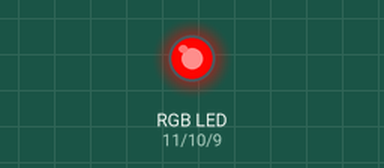
Recording of a sketch running on a simulated Arduino Uno, built with avr-gcc and run on an emulated ATmega328P. Shown: an RGB LED mixed from three pins (HIGH = lit). Dim RGB values are drawn brighter than linear.

Above: at 0.05 s.
At 1.35 s:
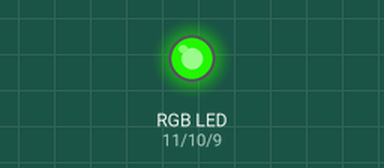
At 2.7 s:
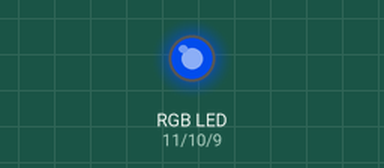
At 5.4 s:
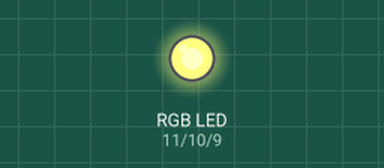
At 8.05 s:
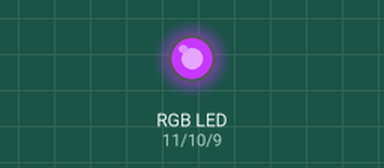
At 10.75 s:
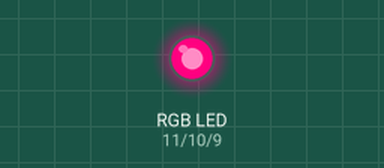
Timing chart, 0 to 14.0 s (numbered marks = the images above):
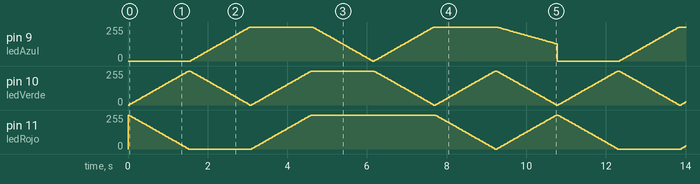

The sketch:

ColorTransition.ino
```cpp
int ledRojo = 11;
int ledVerde = 10;
int ledAzul = 9;

void setup() {
  pinMode(ledRojo, OUTPUT);
  pinMode(ledVerde, OUTPUT);
  pinMode(ledAzul, OUTPUT);
}

void loop() {
  // Transiciones suaves entre colores
  smoothTransition(255, 0, 0, 0, 255, 0, 50);  // Rojo a verde
  smoothTransition(0, 255, 0, 0, 0, 255, 50);  // Verde a azul
  smoothTransition(0, 0, 255, 255, 255, 255, 50);  // Azul a blanco
  smoothTransition(255, 255, 255, 255, 255, 0, 50);  // Blanco a amarillo
  smoothTransition(255, 255, 0, 255, 0, 255, 50);  // Amarillo a magenta
  smoothTransition(255, 0, 255, 0, 255, 255, 50);  // Magenta a cian
  smoothTransition(0, 255, 255, 255, 0, 128, 50);  // Cian a rosa
}

void smoothTransition(int r1, int g1, int b1, int r2, int g2, int b2, int steps) {
  for (int i = 0; i <= steps; i++) {
    int r = map(i, 0, steps, r1, r2);
    int g = map(i, 0, steps, g1, g2);
    int b = map(i, 0, steps, b1, b2);

    analogWrite(ledRojo, r);
    analogWrite(ledVerde, g);
    analogWrite(ledAzul, b);

    delay(30); // Controla la velocidad de la transición
  }
}
```

Measured:
- by itself, pin 9 (ledAzul), pin 10 (ledVerde), pin 11 (ledRojo): moves between 0/255 and 255/255, repeating every 10.8 s
